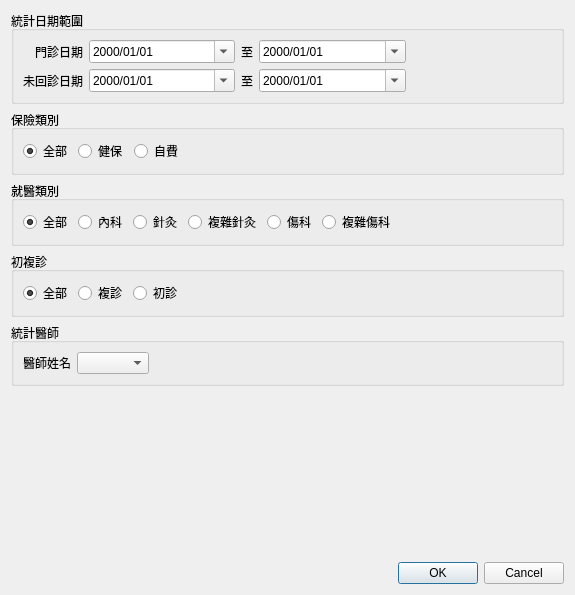
<?xml version="1.0" encoding="UTF-8"?>
<ui version="4.0">
 <class>Dialog_statistics_return_rate</class>
 <widget class="QDialog" name="Dialog_statistics_return_rate">
  <property name="windowModality">
   <enum>Qt::NonModal</enum>
  </property>
  <property name="geometry">
   <rect>
    <x>0</x>
    <y>0</y>
    <width>575</width>
    <height>595</height>
   </rect>
  </property>
  <property name="sizePolicy">
   <sizepolicy hsizetype="Preferred" vsizetype="Preferred">
    <horstretch>0</horstretch>
    <verstretch>0</verstretch>
   </sizepolicy>
  </property>
  <property name="windowTitle">
   <string>未回診統計</string>
  </property>
  <property name="modal">
   <bool>false</bool>
  </property>
  <layout class="QVBoxLayout" name="verticalLayout">
   <item>
    <widget class="QGroupBox" name="groupBox">
     <property name="title">
      <string>統計日期範圍</string>
     </property>
     <property name="flat">
      <bool>true</bool>
     </property>
     <layout class="QGridLayout" name="gridLayout">
      <item row="0" column="1">
       <widget class="QDateEdit" name="dateEdit_start_date">
        <property name="sizePolicy">
         <sizepolicy hsizetype="Expanding" vsizetype="Fixed">
          <horstretch>0</horstretch>
          <verstretch>0</verstretch>
         </sizepolicy>
        </property>
        <property name="autoFillBackground">
         <bool>false</bool>
        </property>
        <property name="buttonSymbols">
         <enum>QAbstractSpinBox::UpDownArrows</enum>
        </property>
        <property name="showGroupSeparator" stdset="0">
         <bool>false</bool>
        </property>
        <property name="currentSection">
         <enum>QDateTimeEdit::YearSection</enum>
        </property>
        <property name="displayFormat">
         <string>yyyy/MM/dd</string>
        </property>
        <property name="calendarPopup">
         <bool>true</bool>
        </property>
        <property name="currentSectionIndex">
         <number>0</number>
        </property>
       </widget>
      </item>
      <item row="0" column="0">
       <widget class="QLabel" name="label_date">
        <property name="text">
         <string>門診日期</string>
        </property>
        <property name="alignment">
         <set>Qt::AlignRight|Qt::AlignTrailing|Qt::AlignVCenter</set>
        </property>
       </widget>
      </item>
      <item row="0" column="2">
       <widget class="QLabel" name="label_between">
        <property name="text">
         <string>至</string>
        </property>
        <property name="alignment">
         <set>Qt::AlignCenter</set>
        </property>
       </widget>
      </item>
      <item row="0" column="3">
       <widget class="QDateEdit" name="dateEdit_end_date">
        <property name="sizePolicy">
         <sizepolicy hsizetype="Expanding" vsizetype="Fixed">
          <horstretch>0</horstretch>
          <verstretch>0</verstretch>
         </sizepolicy>
        </property>
        <property name="currentSection">
         <enum>QDateTimeEdit::YearSection</enum>
        </property>
        <property name="displayFormat">
         <string>yyyy/MM/dd</string>
        </property>
        <property name="calendarPopup">
         <bool>true</bool>
        </property>
        <property name="currentSectionIndex">
         <number>0</number>
        </property>
       </widget>
      </item>
      <item row="0" column="4">
       <spacer name="horizontalSpacer">
        <property name="orientation">
         <enum>Qt::Horizontal</enum>
        </property>
        <property name="sizeHint" stdset="0">
         <size>
          <width>40</width>
          <height>20</height>
         </size>
        </property>
       </spacer>
      </item>
      <item row="1" column="0">
       <widget class="QLabel" name="label_3">
        <property name="text">
         <string>未回診日期</string>
        </property>
       </widget>
      </item>
      <item row="1" column="2">
       <widget class="QLabel" name="label_4">
        <property name="text">
         <string>至</string>
        </property>
       </widget>
      </item>
      <item row="1" column="1">
       <widget class="QDateEdit" name="dateEdit_no_return_start_date">
        <property name="sizePolicy">
         <sizepolicy hsizetype="Expanding" vsizetype="Fixed">
          <horstretch>0</horstretch>
          <verstretch>0</verstretch>
         </sizepolicy>
        </property>
        <property name="autoFillBackground">
         <bool>false</bool>
        </property>
        <property name="buttonSymbols">
         <enum>QAbstractSpinBox::UpDownArrows</enum>
        </property>
        <property name="showGroupSeparator" stdset="0">
         <bool>false</bool>
        </property>
        <property name="currentSection">
         <enum>QDateTimeEdit::YearSection</enum>
        </property>
        <property name="displayFormat">
         <string>yyyy/MM/dd</string>
        </property>
        <property name="calendarPopup">
         <bool>true</bool>
        </property>
        <property name="currentSectionIndex">
         <number>0</number>
        </property>
       </widget>
      </item>
      <item row="1" column="3">
       <widget class="QDateEdit" name="dateEdit_no_return_end_date">
        <property name="sizePolicy">
         <sizepolicy hsizetype="Expanding" vsizetype="Fixed">
          <horstretch>0</horstretch>
          <verstretch>0</verstretch>
         </sizepolicy>
        </property>
        <property name="currentSection">
         <enum>QDateTimeEdit::YearSection</enum>
        </property>
        <property name="displayFormat">
         <string>yyyy/MM/dd</string>
        </property>
        <property name="calendarPopup">
         <bool>true</bool>
        </property>
        <property name="currentSectionIndex">
         <number>0</number>
        </property>
       </widget>
      </item>
     </layout>
    </widget>
   </item>
   <item>
    <widget class="QGroupBox" name="groupBox_3">
     <property name="title">
      <string>保險類別</string>
     </property>
     <property name="flat">
      <bool>true</bool>
     </property>
     <layout class="QGridLayout" name="gridLayout_3">
      <item row="0" column="4">
       <spacer name="horizontalSpacer_3">
        <property name="orientation">
         <enum>Qt::Horizontal</enum>
        </property>
        <property name="sizeHint" stdset="0">
         <size>
          <width>40</width>
          <height>20</height>
         </size>
        </property>
       </spacer>
      </item>
      <item row="0" column="1">
       <widget class="QRadioButton" name="radioButton_ins">
        <property name="text">
         <string>健保</string>
        </property>
        <property name="checked">
         <bool>false</bool>
        </property>
       </widget>
      </item>
      <item row="0" column="2">
       <widget class="QRadioButton" name="radioButton_self">
        <property name="text">
         <string>自費</string>
        </property>
       </widget>
      </item>
      <item row="0" column="0">
       <widget class="QRadioButton" name="radioButton_all">
        <property name="text">
         <string>全部</string>
        </property>
        <property name="checked">
         <bool>true</bool>
        </property>
       </widget>
      </item>
     </layout>
    </widget>
   </item>
   <item>
    <widget class="QGroupBox" name="groupBox_5">
     <property name="title">
      <string>就醫類別</string>
     </property>
     <property name="flat">
      <bool>true</bool>
     </property>
     <layout class="QHBoxLayout" name="horizontalLayout">
      <item>
       <widget class="QRadioButton" name="radioButton_all_treat_type">
        <property name="text">
         <string>全部</string>
        </property>
        <property name="checked">
         <bool>true</bool>
        </property>
       </widget>
      </item>
      <item>
       <widget class="QRadioButton" name="radioButton_general">
        <property name="text">
         <string>內科</string>
        </property>
       </widget>
      </item>
      <item>
       <widget class="QRadioButton" name="radioButton_acupuncture">
        <property name="text">
         <string>針灸</string>
        </property>
       </widget>
      </item>
      <item>
       <widget class="QRadioButton" name="radioButton_c_acupuncture">
        <property name="text">
         <string>複雜針灸</string>
        </property>
       </widget>
      </item>
      <item>
       <widget class="QRadioButton" name="radioButton_massage">
        <property name="text">
         <string>傷科</string>
        </property>
       </widget>
      </item>
      <item>
       <widget class="QRadioButton" name="radioButton_c_massage">
        <property name="text">
         <string>複雜傷科</string>
        </property>
       </widget>
      </item>
      <item>
       <spacer name="horizontalSpacer_5">
        <property name="orientation">
         <enum>Qt::Horizontal</enum>
        </property>
        <property name="sizeHint" stdset="0">
         <size>
          <width>40</width>
          <height>20</height>
         </size>
        </property>
       </spacer>
      </item>
     </layout>
    </widget>
   </item>
   <item>
    <widget class="QGroupBox" name="groupBox_6">
     <property name="title">
      <string>初複診</string>
     </property>
     <property name="flat">
      <bool>true</bool>
     </property>
     <layout class="QHBoxLayout" name="horizontalLayout_2">
      <item>
       <widget class="QRadioButton" name="radioButton_all_visit">
        <property name="text">
         <string>全部</string>
        </property>
        <property name="checked">
         <bool>true</bool>
        </property>
       </widget>
      </item>
      <item>
       <widget class="QRadioButton" name="radioButton_visited">
        <property name="text">
         <string>複診</string>
        </property>
       </widget>
      </item>
      <item>
       <widget class="QRadioButton" name="radioButton_first_visit">
        <property name="text">
         <string>初診</string>
        </property>
       </widget>
      </item>
      <item>
       <spacer name="horizontalSpacer_6">
        <property name="orientation">
         <enum>Qt::Horizontal</enum>
        </property>
        <property name="sizeHint" stdset="0">
         <size>
          <width>40</width>
          <height>20</height>
         </size>
        </property>
       </spacer>
      </item>
     </layout>
    </widget>
   </item>
   <item>
    <widget class="QGroupBox" name="groupBox_2">
     <property name="title">
      <string>統計醫師</string>
     </property>
     <property name="flat">
      <bool>true</bool>
     </property>
     <layout class="QGridLayout" name="gridLayout_2">
      <item row="0" column="1">
       <widget class="QComboBox" name="comboBox_doctor"/>
      </item>
      <item row="0" column="2">
       <spacer name="horizontalSpacer_2">
        <property name="orientation">
         <enum>Qt::Horizontal</enum>
        </property>
        <property name="sizeHint" stdset="0">
         <size>
          <width>40</width>
          <height>20</height>
         </size>
        </property>
       </spacer>
      </item>
      <item row="0" column="0">
       <widget class="QLabel" name="label">
        <property name="text">
         <string>醫師姓名</string>
        </property>
       </widget>
      </item>
     </layout>
    </widget>
   </item>
   <item>
    <spacer name="verticalSpacer">
     <property name="orientation">
      <enum>Qt::Vertical</enum>
     </property>
     <property name="sizeHint" stdset="0">
      <size>
       <width>20</width>
       <height>40</height>
      </size>
     </property>
    </spacer>
   </item>
   <item>
    <widget class="QDialogButtonBox" name="buttonBox">
     <property name="orientation">
      <enum>Qt::Horizontal</enum>
     </property>
     <property name="standardButtons">
      <set>QDialogButtonBox::Cancel|QDialogButtonBox::Ok</set>
     </property>
     <property name="centerButtons">
      <bool>false</bool>
     </property>
    </widget>
   </item>
  </layout>
 </widget>
 <tabstops>
  <tabstop>dateEdit_start_date</tabstop>
  <tabstop>dateEdit_end_date</tabstop>
 </tabstops>
 <resources/>
 <connections>
  <connection>
   <sender>buttonBox</sender>
   <signal>accepted()</signal>
   <receiver>Dialog_statistics_return_rate</receiver>
   <slot>accept()</slot>
   <hints>
    <hint type="sourcelabel">
     <x>248</x>
     <y>254</y>
    </hint>
    <hint type="destinationlabel">
     <x>157</x>
     <y>274</y>
    </hint>
   </hints>
  </connection>
  <connection>
   <sender>buttonBox</sender>
   <signal>rejected()</signal>
   <receiver>Dialog_statistics_return_rate</receiver>
   <slot>reject()</slot>
   <hints>
    <hint type="sourcelabel">
     <x>316</x>
     <y>260</y>
    </hint>
    <hint type="destinationlabel">
     <x>286</x>
     <y>274</y>
    </hint>
   </hints>
  </connection>
 </connections>
</ui>
